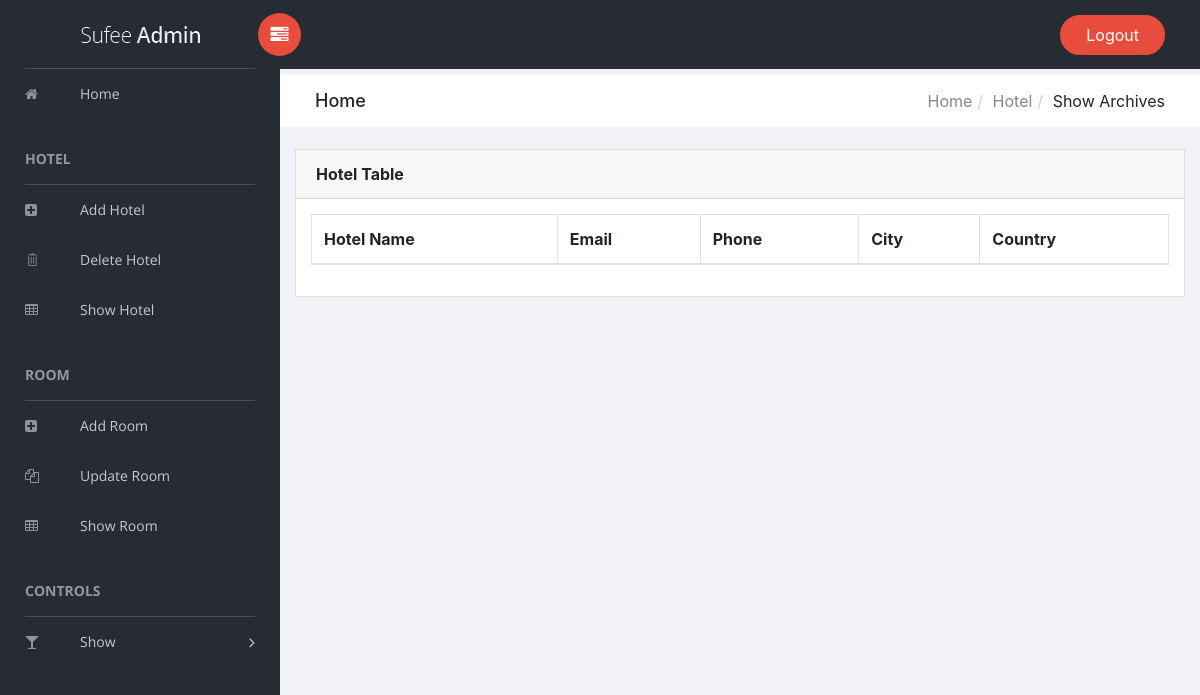
Page /admin/show-r.php on the earlier database version.
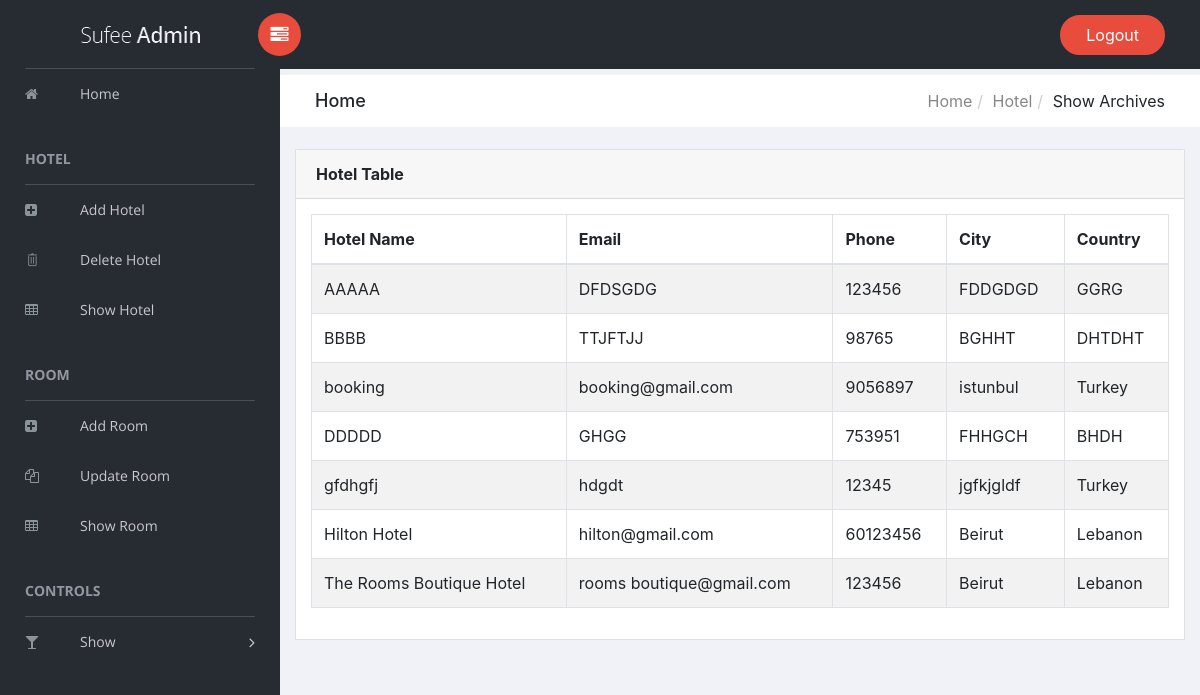
Same page on the later database version.
### tables this page shows
CREATE TABLE IF NOT EXISTS `archives` (
  `hotel_name` varchar(255) NOT NULL,
  `email` varchar(255) NOT NULL,
  `telephone` int(50) NOT NULL,
  `city` varchar(255) NOT NULL,
  `country` varchar(255) NOT NULL,
  PRIMARY KEY (`hotel_name`)
);

### admin/show-r.php (the view, shortened to what the changed rows need)
<?php
 include('../connection.php');
 ?>
<!doctype html>
<html class="no-js" lang="en">
<head>
    <link rel="stylesheet" href="vendors/bootstrap/dist/css/bootstrap.min.css">
    <link rel="stylesheet" href="vendors/font-awesome/css/font-awesome.min.css">
    <link rel="stylesheet" href="vendors/themify-icons/css/themify-icons.css">
    <link rel="stylesheet" href="vendors/datatables.net-bs4/css/dataTables.bootstrap4.min.css">
    <link rel="stylesheet" href="vendors/datatables.net-buttons-bs4/css/buttons.bootstrap4.min.css">
    <link rel="stylesheet" href="assets/css/style.css">
</head>
<body>
 <div id="right-panel" class="right-panel">
        <div class="breadcrumbs">
            <div class="col-sm-4">
                <div class="page-header float-left">
                    <div class="page-title">
                        <h1>Home</h1>
                    </div>
                </div>
            </div>
        </div>
        <div class="content mt-3">
            <div class="animated fadeIn">
                <div class="row">
                    <div class="col-md-12">
                        <div class="card">
                            <div class="card-body">
                                <table id="bootstrap-data-table-export" class="table table-striped table-bordered">
                                    <thead>
                                        <tr>
                                          <th>Hotel Name</th>
                                          <th>Email</th>
                                          <th>Phone</th>
                                          <th>City</th>
                                          <th>Country</th>
                                        </tr>
                                    </thead>
                                   <tbody>
                                    <?php
                                     $sql = "	select * from archives";
                                  $records =  mysqli_query($con,$sql);
                                     while ($row = mysqli_fetch_array($records))
                                      {
                                       echo "<tr><td>";
                                       echo $row['hotel_name'];
                                        echo "</td><td>";
                                       echo $row['email'];
                                         echo "</td><td>";
                                       echo $row['telephone'];
                                         echo "</td><td>";
                                       echo $row['city'];
                                         echo "</td><td>";
                                       echo $row['country'];
                                         echo "</td></tr>";
                                     }
                                      ?>
                                    </tbody>
                                </table>
                            </div>
                        </div>
                    </div>
                </div>
            </div>
        </div>
    </div>
</body>
</html>

Differences in the rows shown:
added archives: hotel_name "AAAAA", email "DFDSGDG", telephone "123456", city "FDDGDGD", country "GGRG"
added archives: hotel_name "BBBB", email "TTJFTJJ", telephone "98765", city "BGHHT", country "DHTDHT"
added archives: hotel_name "booking", email "booking@gmail.com", telephone "9056897", city "istunbul", country "Turkey"
added archives: hotel_name "DDDDD", email "GHGG", telephone "753951", city "FHHGCH", country "BHDH"
added archives: hotel_name "gfdhgfj", email "hdgdt", telephone "12345", city "jgfkjgldf", country "Turkey"
added archives: hotel_name "Hilton Hotel", email "hilton@gmail.com", telephone "60123456", city "Beirut", country "Lebanon"
added archives: hotel_name "The Rooms Boutique Hotel", email "rooms boutique@gmail.com", telephone "123456", city "Beirut", country "Lebanon"
